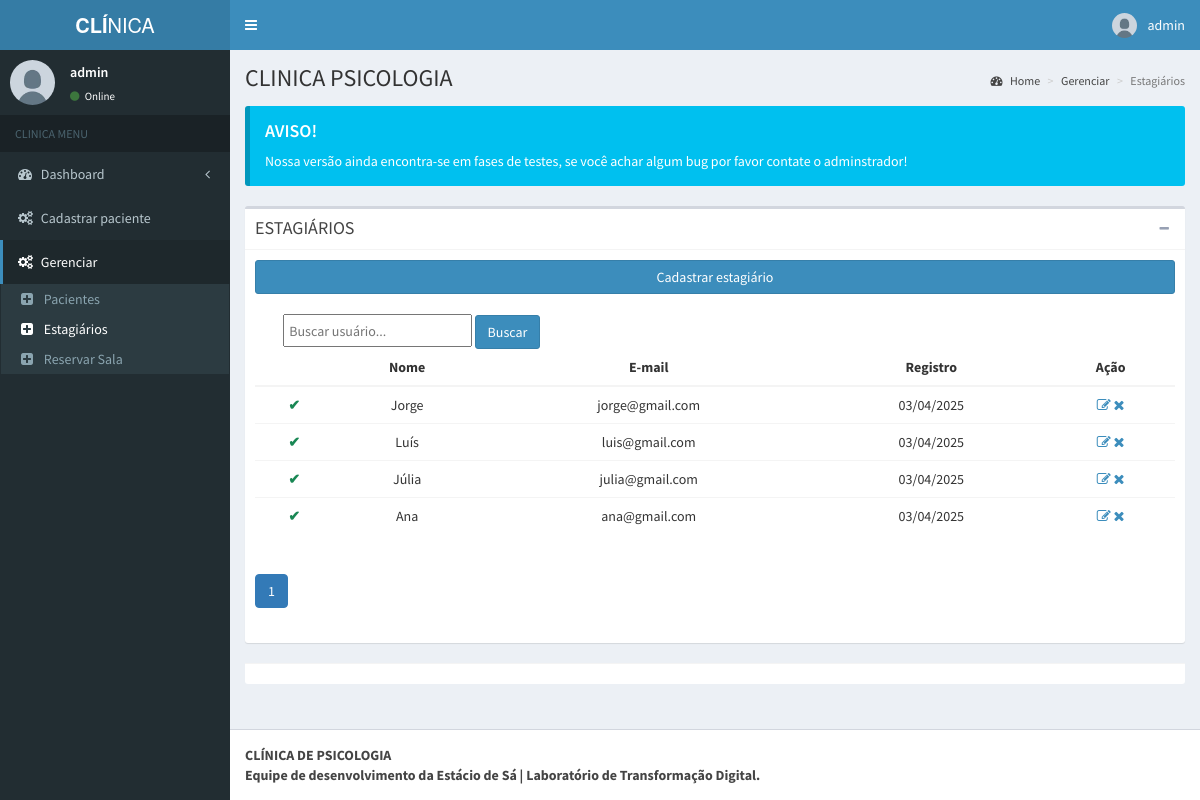
/monitor/terapeutas.php (signed in), run on the app's committed database.
### tables this page shows
CREATE TABLE `tbl_user_terapeuta` (
  `id` int(11) NOT NULL,
  `id_disponibilidade` int(11) UNSIGNED NOT NULL,
  `id_professor` int(11) NOT NULL,
  `nome` varchar(50) NOT NULL,
  `usuario` varchar(20) NOT NULL,
  `email` varchar(100) NOT NULL,
  `senha` varchar(255) NOT NULL,
  `date` timestamp NOT NULL DEFAULT current_timestamp() ON UPDATE current_timestamp()
);

### monitor/terapeutas.php (the view, shortened to what this page needs)
<?php
include('../db/conexao.php');
$where = "";
$busca = isset($_GET['busca']) ? $_GET['busca'] : '';
$por_pagina = 10;
$pagina = isset($_GET['pagina']) ? (int)$_GET['pagina'] : 1;
$offset = ($pagina - 1) * $por_pagina;
?>
<!DOCTYPE html>
<html>
<head>
  <link rel="stylesheet" href="../admin/bootstrap/css/bootstrap.min.css">
  <link rel="stylesheet" href="https://maxcdn.bootstrapcdn.com/font-awesome/4.4.0/css/font-awesome.min.css">
  <link rel="stylesheet" href="https://code.ionicframework.com/ionicons/2.0.1/css/ionicons.min.css">
  <link rel="stylesheet" href="../admin/dist/css/AdminLTE.min.css">
  <link rel="stylesheet" href="../admin/dist/css/skins/_all-skins.min.css">
</head>
<body class="hold-transition skin-blue fixed sidebar-mini">
  <div class="wrapper">
    <header class="main-header">
      <a href="#" class="logo">
        <span class="logo-lg"><b>CLÍ</b>NICA</span>
      </a>
      <nav class="navbar navbar-static-top" role="navigation">
        <a href="#" class="sidebar-toggle" data-toggle="offcanvas" role="button">
        </a>
        <div class="navbar-custom-menu">
          <ul class="nav navbar-nav">
            <li class="dropdown user user-menu">
              <a href="#" class="dropdown-toggle" data-toggle="dropdown">
                <img src="../admin/dist/img/user.jpg" class="user-image" alt="User Image">
                <span class="hidden-xs"><?php echo $_SESSION['nome']; ?></span>
              </a>
            </li>
          </ul>
        </div>
      </nav>
    </header>
    <aside class="main-sidebar">
      <section class="sidebar">
        <div class="user-panel">
          <div class="pull-left image">
            <img src="../admin/dist/img/user.jpg" class="img-circle" alt="User Image">
          </div>
          <div class="pull-left info">
            <p><?php echo $_SESSION['nome']; ?></p>
            <a href="#"><i class="fa fa-circle text-success"></i> Online</a>
          </div>
        </div>
        <ul class="sidebar-menu">
          <li class="header">CLINICA MENU</li>
          <li class="treeview">
            <a href="#">
              <i class="fa fa-dashboard"></i> <span>Dashboard</span> <i class="fa fa-angle-left pull-right"></i>
            </a>
          </li>
          <li class="treeview">
            <a href="#">
              <i class="fa fa-gears"></i>
              <span>Cadastrar paciente</span>
            </a>
          </li>
          <li class="treeview active">
            <a href="#">
              <i class="fa fa-gears"></i>
              <span>Gerenciar</span>
            </a>
            <ul class="treeview-menu">
              <li><a href="pacientes.php"><i class="fa fa-plus-square"></i> Pacientes</a></li>
              <li class="active"><a href="terapeutas.php"><i class="fa fa-plus-square"></i> Estagiários</a></li>
              <li><a href="./reserva_sala/reservar-sala-segunda.php"><i class="fa fa-plus-square"></i> Reservar Sala</a></li>
            </ul>
          </li>
    </aside>
    <div class="content-wrapper">
      <section class="content-header">
        <h1>
          CLINICA PSICOLOGIA
        </h1>
        <ol class="breadcrumb">
          <li><a href="../../../index.php"><i class="fa fa-dashboard"></i> Home</a></li>
          <li><a href="#">Gerenciar</a></li>
          <li class="active">Estagiários</li>
        </ol>
      </section>
      <section class="content">
        <div class="callout callout-info">
          <h4>AVISO!</h4>
          <p>Nossa versão ainda encontra-se em fases de testes, se você achar algum bug por favor contate o adminstrador!</p>
        </div>
        <div class="box">
          <div class="box-header with-border">
            <h3 class="box-title">ESTAGIÁRIOS</h3>
            <div class="box-tools pull-right">
              <button class="btn btn-box-tool" data-widget="collapse" data-toggle="tooltip" title="Collapse"><i class="fa fa-minus"></i></button>
            </div>
          </div>
          <div class="box-body">
            <a href="cadastro/cadastro-terapeuta.php">
              <button class="btn btn-block btn-primary">Cadastrar estagiário</button>
            </a>
             <br>
            <form method="GET">
              <input type="text" name="busca" placeholder="Buscar usuário..." style="padding:0.5%;margin-left:3%;" value="<?php echo htmlspecialchars($busca); ?>">
              <button class="btn btn-primary" type="submit">Buscar</button>
            </form>
            <div>
              <table class="table table-hover text-center">
                <thead class="table-dark">
                  <tr>
                    <th></th>
                    <th scope="col">Nome</th>
                    <th scope="col">E-mail</th>
                    <th scope="col">Registro</th>
                    <th scope="col">Ação</th>
                  </tr>
                </thead>
                <tbody>
                  <?php
                  $sql = "SELECT t.id, t.id_disponibilidade, t.nome, t.email, t.date
                  FROM tbl_user_terapeuta t
                  $where
                  ORDER BY id DESC
                  LIMIT $por_pagina  OFFSET $offset";
                  $sql_total = "SELECT COUNT(*) as total FROM tbl_user_terapeuta t $where";
                  $result_total = mysqli_query($mysqli, $sql_total);
                  $total = mysqli_fetch_assoc($result_total)['total'];
                  $result = mysqli_query($mysqli, $sql);
                  while ($row = mysqli_fetch_assoc($result)) {
                  ?>
                    <tr>
                      <td><span style="color: <?php echo ($row['id_disponibilidade'] == 2) ? '#dc3545' : '#198754'; ?>; font-weight: bold;"><?php echo ($row['id_disponibilidade'] == 2) ? '✘' : '✔'; ?></span></td>
                      <td><?php echo $row["nome"] ?></td>
                      <td><?php echo $row["email"] ?></td>
                      <td><?php echo date('d/m/Y', strtotime($row["date"])); ?></td>
                      <td>
                        <a href="edit/edit-terapeuta.php?id=<?php echo $row["id"] ?>" class="link-dark"><i class="fa fa-edit"></i></a>
                        <a href="#" data-toggle="modal" data-target="#modalDelete">
                          <span class="open-modal" data-id="<?php echo $row["id"] ?>">
                            <i class="fa fa-remove"></i>
                          </span>
                        </a>
                      </td>
                    </tr>
                  <?php
                  }
                  ?>
                </tbody>
              </table>
              <?php
                $total_paginas = ceil($total / $por_pagina);
              ?>
            </div>
            <nav>
              <ul class="pagination justify-content-center">
                <?php
                $range = 2;
                ?>
                <?php
                for ($i = max(1, $pagina - $range); $i <= min($total_paginas, $pagina + $range); $i++) {
                ?>
                  <li class="page-item <?php echo ($i == $pagina) ? 'active' : ''; ?>">
                    <a class="page-link" href="?pagina=<?php echo $i; ?>">
                      <?php echo $i; ?>
                    </a>
                  </li>
                <?php
                }
                ?>
              </ul>
            </nav>
            </div>
          </div>
          <div class="box-footer">
          </div>
        </div>
    </div>
  <footer class="main-footer">
    <strong>CLÍNICA DE PSICOLOGIA <br> Equipe de desenvolvimento da Estácio de Sá | Laboratório de Transformação Digital.</strong>
  </footer>
</body>
</html>

### data on the page
tbl_user_terapeuta: nome "Jorge", email "jorge@gmail.com", date "03/04/2025"
tbl_user_terapeuta: nome "Luís", email "luis@gmail.com", date "03/04/2025"
tbl_user_terapeuta: nome "Júlia", email "julia@gmail.com", date "03/04/2025"
tbl_user_terapeuta: nome "Ana", email "ana@gmail.com", date "03/04/2025"

### other printed values
$_SESSION['nome'] "admin"
